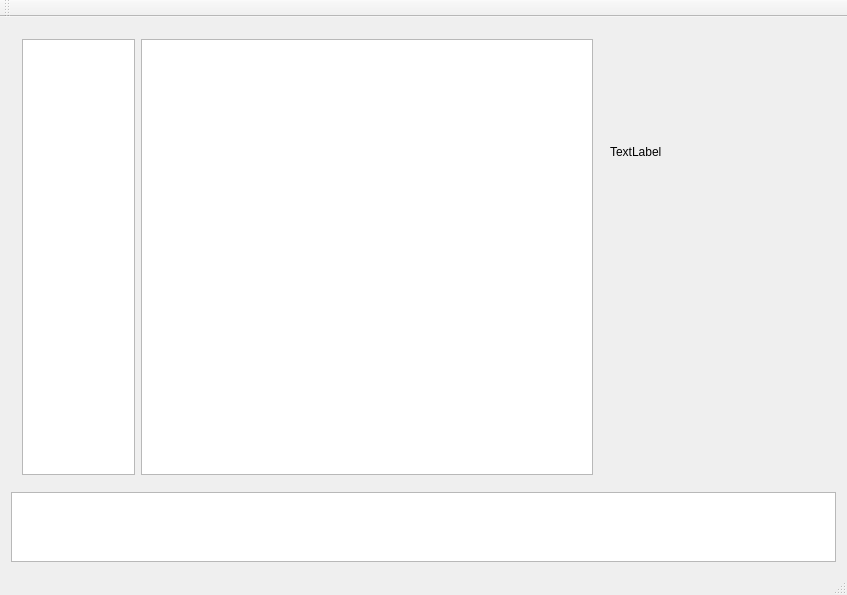
<?xml version="1.0" encoding="UTF-8"?>
<ui version="4.0">
 <class>QtWidgetsApplicationClass</class>
 <widget class="QMainWindow" name="QtWidgetsApplicationClass">
  <property name="geometry">
   <rect>
    <x>0</x>
    <y>0</y>
    <width>847</width>
    <height>595</height>
   </rect>
  </property>
  <property name="windowTitle">
   <string>QtWidgetsApplication</string>
  </property>
  <widget class="QWidget" name="centralWidget">
   <layout class="QVBoxLayout" name="verticalLayout_2" stretch="8,1">
    <item>
     <widget class="QWidget" name="topWidget" native="true">
      <layout class="QHBoxLayout" name="horizontalLayout" stretch="2,8,4">
       <item>
        <widget class="QListWidget" name="nodeListWidget"/>
       </item>
       <item>
        <widget class="NodeView" name="graphicsView"/>
       </item>
       <item>
        <widget class="QWidget" name="rightWidget" native="true">
         <layout class="QVBoxLayout" name="verticalLayout" stretch="1,1">
          <item>
           <widget class="QLabel" name="previewLabel">
            <property name="text">
             <string>TextLabel</string>
            </property>
            <property name="alignment">
             <set>Qt::AlignmentFlag::AlignJustify|Qt::AlignmentFlag::AlignVCenter</set>
            </property>
           </widget>
          </item>
          <item>
           <widget class="QWidget" name="propertyPanel" native="true"/>
          </item>
         </layout>
        </widget>
       </item>
      </layout>
     </widget>
    </item>
    <item>
     <widget class="QTextEdit" name="logTextEd">
      <property name="readOnly">
       <bool>true</bool>
      </property>
     </widget>
    </item>
   </layout>
  </widget>
  <widget class="QMenuBar" name="menuBar">
   <property name="geometry">
    <rect>
     <x>0</x>
     <y>0</y>
     <width>847</width>
     <height>33</height>
    </rect>
   </property>
  </widget>
  <widget class="QToolBar" name="mainToolBar">
   <attribute name="toolBarArea">
    <enum>TopToolBarArea</enum>
   </attribute>
   <attribute name="toolBarBreak">
    <bool>false</bool>
   </attribute>
  </widget>
  <widget class="QStatusBar" name="statusBar"/>
 </widget>
 <layoutdefault spacing="6" margin="11"/>
 <customwidgets>
  <customwidget>
   <class>NodeView</class>
   <extends>QGraphicsView</extends>
   <header location="global">NodeView.h</header>
  </customwidget>
 </customwidgets>
 <resources>
  <include location="QtWidgetsApplication.qrc"/>
 </resources>
 <connections/>
</ui>
